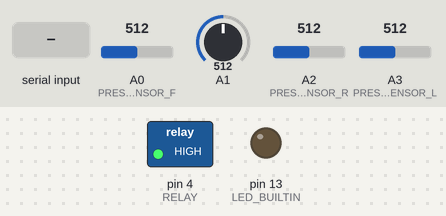
This sketch was run on a simulated Arduino Uno, built with avr-gcc and run on an emulated ATmega328P. On the bench: switched loads named in the sketch (green lamp = pin HIGH), output pins drawn as LEDs (lit = HIGH). Inputs (shaded band) come from the test bench; at power-on: A0 (PRESS_SENSOR_F) = 512, A1 = 512, A2 (PRESS_SENSOR_R) = 512, A3 (PRESS_SENSOR_L) = 512. EEPROM starts erased; what the sketch prints to the serial monitor is not drawn.

Above: at 1.8 s.
1.9 s: "H\n" received over Serial
At 1.95 s:
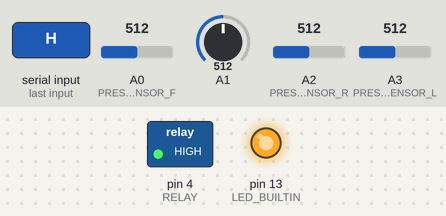
3.5 s: byte 75 ('K') received over Serial
At 4.8 s:
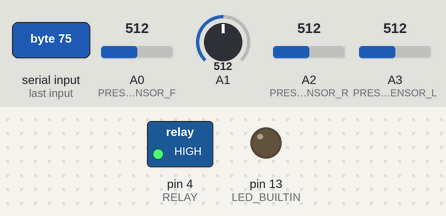
5.1 s: byte 82 ('R') received over Serial
At 5.7 s:
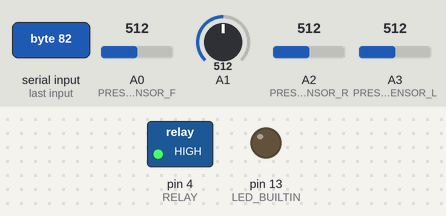
6.6 s: byte 76 ('L') received over Serial
At 7.7 s:
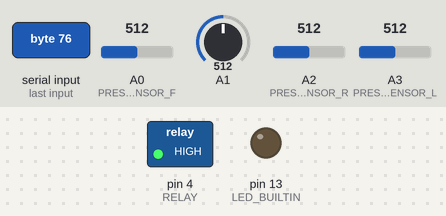
Timing chart, 0 to 9.2 s (numbered marks = the images above; inputs shaded):
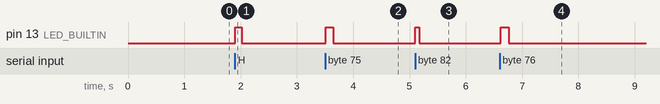

The sketch:

smart_kettle_1.0.ino
```cpp
#include "Sensor.cpp"
#include "Settings.h"
#include <SoftwareSerial.h> // позволяет создать еще один UART-порт на любых пинах ардуино
#include <EEPROM.h> // Долговременная память

#define PRESS_SENSOR_F A0 // Передний   \|
#define PRESS_SENSOR_L A3 // Левый      || Датчики давления
#define PRESS_SENSOR_R A2 // Правый     /|

#define TEMP_SENSOR A1  // Датчик температуры
#define RELAY 4         // Реле

// Порты SoftwareSerial порта
#define swRX 11
#define swTX 12


// Идет ли сейчас нагрев
bool heating = false;

// Контроль нескончаемого потока данных с датчиков
bool flow = false;

// Массив для обработки входящих данных
char buff[4];

// ID клиента сервера. Обычно это 0
int id = 0;

// Для измерения временных промежутков
unsigned long start;

// Для определения бездействия модуля
unsigned long lastData;

int lowWaterValues[3]; // Значения ацп при нулевом уровне воды. Для калибровки
int highWaterValues[3]; // Значения при уровне 2л

// Таймаут изменения температуры в мс.
// Если температура не растет в течение
//      этого времени, чайник вскипел.
int tempTimeout = 4000;

// Изменение температуры до этой
// величины не учитываются как изменение
float deltaT = 0.5;

// Текущий достигнутый максимум температуры
float maxTemp;

// Аналогичные параметры для максимальной температуры (вторая проверка)
float maxTempTimeout = 7000;
float deltaMaxT = 0.3;

// -------------- Функции --------------
// Включение и выключение нагревателя
void on(bool force = false); // Проверяет уровень воды и если все ок, включает нагрев.
                            // При force=true проверка игнорируется
void off();

// Получение температуры
float getTemperature();

// Получение количества воды
float getWaterAmount();

// Отправка значения с указанного датчика
void sendSensorData();

// Отправка сообщения о конкретной ошибке
void Error(byte);
//--^--^--^--^--^--^--^--^--^--^--^--^--

// Создаем последовательный порт на выбранных пинах
SoftwareSerial swSerial(swRX, swTX);

// Создаем датчики
Sensor temperatureSensor(temperatureSensorAlpha, TEMP_SENSOR);
Sensor pressureSensorF(pressureSensorAlphaF, PRESS_SENSOR_F);
Sensor pressureSensorR(pressureSensorAlphaR, PRESS_SENSOR_R);
Sensor pressureSensorL(pressureSensorAlphaL, PRESS_SENSOR_L);

Config config;

void setup()
{
    // Светодиод для дебага
    pinMode(LED_BUILTIN, OUTPUT);
    digitalWrite(LED_BUILTIN, LOW);

    // Выставляем режим OUTPUT на реле и сразу отключаем
    pinMode(RELAY, OUTPUT);
    digitalWrite(RELAY, HIGH);

    // Запускаем последовательный порт
    Serial.begin(115200);
    swSerial.begin(38400);
    delay(500);

    start = millis();
    lastData = millis();

    // TODO:
    //  здесь еще можно прочитать входные данные и определить
    //  успешность запуска, но это в следующей версии

    EEPROM.get(0, config);
    if (config.kF == 0 || isnan(config.kF))
    {
        initDefaultConfig();
        swSerial.println("----------------------------------------------------------");
    }
    swSerial.println("========= S E T U P =========");
}

// Говорящие переменные, которые особо не относятся к делу
// и нужны для определения изменения значений в цикле
float temperature;
float waterAmount;
float startTemperature = 0;
unsigned long startDeltaTempCheck;
unsigned long startDeltaMaxTempCheck;
unsigned long dataCheckTimeout = millis();
void loop()
{
    if (millis() - dataCheckTimeout > 50)
    {
        // Получаем значения температуры и уровня воды
        temperature = getTemperature();
        waterAmount = getWaterAmount();

        // дебаг-сообщения в сериал порт для дебага
        swSerial.print(temperature);
        swSerial.print(' ');
        swSerial.print(waterAmount);
        swSerial.print(' ');
        swSerial.print(temperature - startTemperature);
//        if (temperature > maxTemp)
//        {
//            maxTemp = temperature;
//        }

        if (fabs(temperature - startTemperature) > deltaT)
        {
            startDeltaTempCheck = millis();
            startTemperature = temperature;
            swSerial.print(" [deltaT check has refreshed]");
        }

        if (temperature - maxTemp > deltaMaxT)
        {
            startDeltaMaxTempCheck = millis();
            maxTemp = temperature;
        }

        swSerial.print(' ');
        swSerial.print(maxTemp);

        swSerial.println();

        // обновляем таймаут
        dataCheckTimeout = millis();
    }

    // Отключаемся при достижении максимальной температуры и других условиях
    if(temperature >= maxTemperature && heating)
    {
        bool highTemp = temperature >= minCriticalTemp;
        unsigned long lapsedMax = millis() - startDeltaMaxTempCheck;

        unsigned long lapsed = millis() - startDeltaTempCheck;
        if (lapsed > tempTimeout || lapsedMax > maxTempTimeout)
        {
            off();
            sendData('D');
            startTemperature = 0;
            maxTemp = 0;
        }
        else
        {
            swSerial.println("too early!");
        }
    }

    // Обработка входящих сообщений
    if(Serial.available())
    {
        lastData = millis();
        digitalWrite(LED_BUILTIN, HIGH);

        char cmd = Serial.read();
        processCommand(cmd);
    }
    else
    {
        digitalWrite(LED_BUILTIN, LOW);
    }

    delay(5);
}

void processCommand(char cmd)
{
    switch(cmd)
    {
        // Включение
        case 'H':
            on();
            break;

        // Выключение
        case 'K':
            off();
            break;

        // Запрос значения с датчика
        case 'R':
            sendSensorData();
            break;

        // Вкл/Выкл потока информации с датчиков
        case 'F':
            flowHandler();
            break;

        case 'L':
            setLowLevel();
            break;

        case 'U':
            setUpLevel();
            calibrate();
            break;

        default:
            Error(11);
            swSerial.println("err " + cmd);
            return;
    }
}

void on(bool force = false)
{
    if(!force)
    {
        // Проверка уровня воды
        float water = getWaterAmount();
        if(water < minWaterAmount)
        {
            Error(1);
            return;
        }
        else if(water > maxWaterAmount)
        {
            Error(2);
            return;
        }

        int temperature = round(getTemperature());
        if (temperature >= maxTemperature)
        {
            off();
            sendData('D');
            return;
        }
    }

    // Замыкаем реле
    digitalWrite(RELAY, LOW);

    // Нагрев пошел
    heating = true;

    // Отправляем подтверждение включения
    sendData('H');

    startDeltaTempCheck = millis();
    startDeltaMaxTempCheck = millis();
}

void off()
{
    // Размыкаем реле
    digitalWrite(RELAY, HIGH);

    // Нагрев прекращен
    heating = false;

    // Отправляем подтверждение выключения
    sendData('K');
}

float getTemperature()
{
    // Получаем значение с АЦП и ждем
    float value = temperatureSensor.getValue();
    delay(10);

    // Вычисляем текущее сопротивление термистора
    float resistance = balanceR * (1023.0 / value - 1);

    // Получаем температуру в кельвинах,
    // используя перестроенное бета-уравнение
    float tKelvin = (beta * room_t0) /
            (beta + (room_t0 * log(resistance / defaultR)));

    // Температура в градусах цельсия
    float tempC = tKelvin - 273.15;

    //Возвращаем температуру в градусах цельсия
    return tempC;
}

float getWaterAmount()
{
    // Получаем значения с датчиков
    float valueF = pressureSensorF.getValue();
    float valueR = pressureSensorR.getValue();
    float valueL = pressureSensorL.getValue();

    // Считаем уровень воды отдельно для каждого
    float amountF = (valueF - config.biasF) * config.kF;
    float amountR = (valueR - config.biasR) * config.kR;
    float amountL = (valueL - config.biasL) * config.kL;

    // Берем среднее арифметическое
    float amount = (amountF + amountR + amountL) / 3;

    // Убираем отрицательные значения
    if(amount < 0)
    {
        amount = 0;
    }

    // Домножаем на общий коэффициент и возвращаем
    return amount;
}

void sendSensorData()
{
    byte id = Serial.read();

    int data;
    switch (id)
    {
        // Состояние нагревателя
        case 0:
            data = (int) heating;
            break;

        // Датчики давления
        case 1:
            data = pressureSensorF.getValue();
            break;
        case 2:
            data = pressureSensorL.getValue();
            break;
        case 3:
            data = pressureSensorR.getValue();
            break;

        // Термистор
        case 4:
            data = temperatureSensor.getValue();
            break;

        // Уровень воды
        case 5:
            data = getWaterAmount() * 10;
            break;

        // Температура
        case 6:
            data = round(getTemperature());
            if (data > 100 && data <= 105) data = 100;
            break;

        default:
            Error(10);
            return;
    }

    byte buf[4];
    buf[0] = 'T';
    buf[1] = id;

    if (data > 256)
    {
        buf[2] = data / 256;
        buf[3] = data % 256;
        sendData(buf, 4);
    }
    else
    {
        buf[2] = data;
        sendData(buf, 3);
    }
}

void flowHandler() //Не знаю, зачем я его сделал, но пусть будет
{
    byte mode = Serial.read();

    if (1 == mode)
    {
        flow = true;
    }
    else if (0 == mode)
    {
        flow = false;
    }
    else
    {
        Error(10);
    }
}

void sendData(char character)
{
    byte data[] = {character, ';', '\n'};
    Serial.println("AT+CIPSEND=" + String(id) + ",2");

    // Ждем у моря погоды
    delay(100);

    Serial.write(data, 3);
    Serial.flush();
    delay(5);
}

void sendData(byte* data)
{
    sendData(data, sizeof(data) / (sizeof(data[0])));
}

void sendData(byte* data, int length)
{
    Serial.println("AT+CIPSEND=" + String(id) + ',' + String(length + 1));

    // Ждем у моря погоды
    delay(5);

    Serial.write(data, length);
    Serial.write(';');
    Serial.write('\n');
    Serial.flush();
    delay(10);
}


void setUpLevel()
{
    int front = analogRead(PRESS_SENSOR_F);
    int right = analogRead(PRESS_SENSOR_R);
    int left = analogRead(PRESS_SENSOR_L);

    highWaterValues[0] = front;
    highWaterValues[1] = right;
    highWaterValues[2] = left;

    sendData('O');
}

void setLowLevel()
{
    int front = analogRead(PRESS_SENSOR_F);
    int right = analogRead(PRESS_SENSOR_R);
    int left = analogRead(PRESS_SENSOR_L);

    //lowWaterValues = {front, right, left};
    lowWaterValues[0] = front;
    lowWaterValues[1] = right;
    lowWaterValues[2] = left;

    sendData('O');
}

void calibrate()
{
    config.biasF = lowWaterValues[0];
    config.biasR = lowWaterValues[1];
    config.biasL = lowWaterValues[2];

    config.kF = 2.0 / (highWaterValues[0] - lowWaterValues[0]);
    config.kR = 2.0 / (highWaterValues[1] - lowWaterValues[1]);
    config.kL = 2.0 / (highWaterValues[2] - lowWaterValues[2]);

    EEPROM.put(0, config);
}

void initDefaultConfig()
{
    config.biasF = biasF;
    config.biasR = biasR;
    config.biasL = biasL;

    config.kF = kF;
    config.kR = kR;
    config.kL = kL;

    EEPROM.put(0, config);
}

void Error(byte id)
{
    byte data[] = {'E', id};
    sendData(data);
    delay(20);
}
```

Sensor.cpp
```cpp
#ifndef SENSOR
#define SENSOR
#include <Arduino.h>

// Инкапсулирует считывание и сглаживание значений с датчика
class Sensor
{
    public:
        // Коэффициент сглаживания
        double alpha;

        // Конструктор
        Sensor(double alpha, int pin)
        {
            this->alpha = alpha;
            this->pin = pin;
            prevValue = analogRead(pin);
        }

        // Обрабатывает и возвращает значение с датчика
        double getValue()
        {
            // Получаем значение с АЦП
            int value = analogRead(pin);

            // Экспоненциально сглаживаем
            double smoothed = prevValue + alpha * (value - prevValue);

            // Обновляем переменную предыдущего значения
            prevValue = smoothed;

            // Возвращаем обработанное значение
            return smoothed;
        }

    private:
        // Сохраненное предыдущее обработанное значение датчика
        double prevValue;

        // Пин датчика
        int pin;
};

#endif
```

Settings.h
```cpp
#ifndef SETTINGS
#define SETTINGS

class Config
{
    public:
    float biasF;
    float biasR;
    float biasL;

    float kF;
    float kR;
    float kL;
};


//-------------------------
// | Параметры термометра |
//-------------------------------
const double room_t0 = 298.15;  // Эталонная комнатная температура (как правило, 25 °C)
const double beta = 4450.0;     // Табличный коэффициент термистора (корректируется эмпирически)
const double balanceR = 330.0;  // Сопротивление резистора делителя напряжения
const double defaultR = 10000.0; // Сопротивление термистора при комнатной температуре
//--^--^--^--^--^--^--^--^--^--^-


//--------------------------------
// | Параметры датчиков давления по умолчанию
//--------------------------------
float biasF = 150;     // Смещение. Нужно для вычета веса самого чайника
float kF = 0.0077;    // Коэффициент. Отношение объема к значению с АЦП

float biasR = 850;     // Для правого датчика
float kR = 0.025;     //

float biasL = 850;    // Для левого датчика
float kL = 0.025;    //
//--^--^--^--^--^--^--^--^--^--^--


// ------- Коэффициенты сглаживания для датчиков ------
double temperatureSensorAlpha = 0.02;
double pressureSensorAlphaF = 0.1;  // Передний
double pressureSensorAlphaR = 0.1;  // Правый
double pressureSensorAlphaL = 0.1;  // Левый
// --^--^--^--^--^--^--^--^--^--^--^--^--^--^--^--^--^-

// Пауза между отправками данных
int sendDataDelay = 256;

// Температура отключения нагревателя (°C)
float maxTemperature = 100;

// Температура, ниже которой не проверяется изменение температуры
float minCriticalTemp = 95;

// Минимальный уровень воды (в литрах)
double minWaterAmount = 0.5;

// Максимальный уровень воды (в литрах)
double maxWaterAmount = 2;

#endif
```

Measured:
- after the input at 1.9 s, pin 13 (LED_BUILTIN): LOW → HIGH at once, → LOW 0.12 s later
- after the input at 3.5 s, pin 13 (LED_BUILTIN): LOW → HIGH at once, → LOW 0.14 s later
- after the input at 5.1 s, pin 13 (LED_BUILTIN): LOW → HIGH at once, → LOW 0.07 s later
- after the input at 6.6 s, pin 13 (LED_BUILTIN): LOW → HIGH at once, → LOW 0.14 s later
